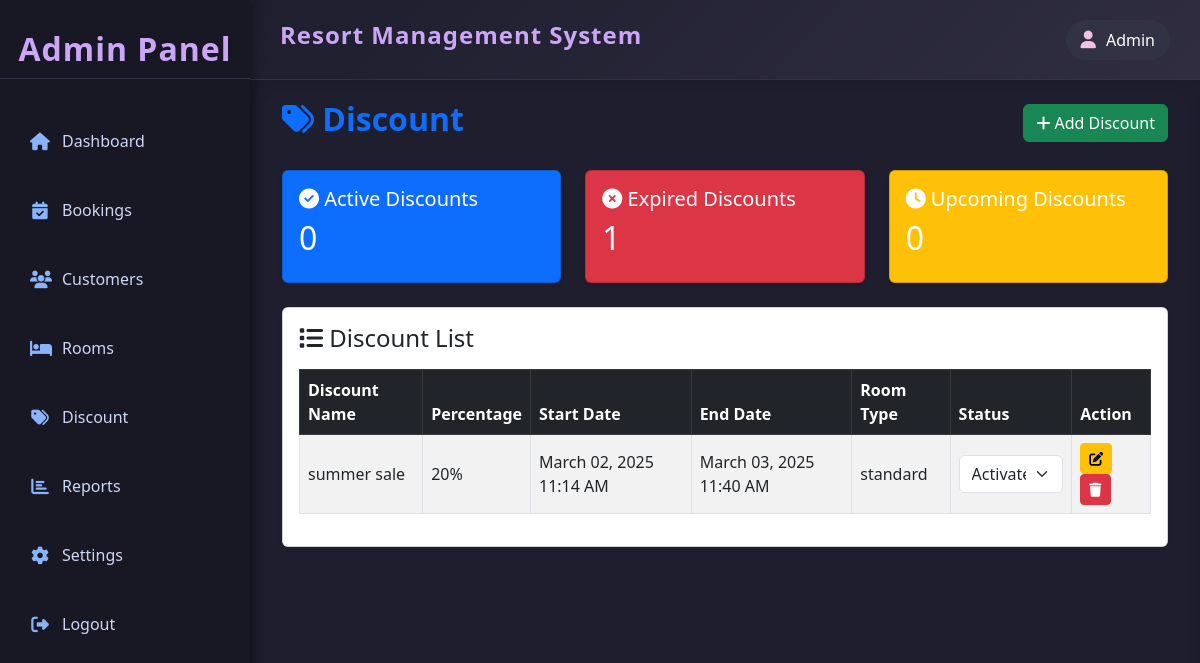
/admin/discount/index.php, run on the app's committed database.
### tables this page shows
CREATE TABLE IF NOT EXISTS `discount` (
  `discount_id` int(11) NOT NULL AUTO_INCREMENT,
  `discount_name` varchar(50) NOT NULL,
  `discount_percentage` int(11) NOT NULL,
  `discount_start` datetime NOT NULL,
  `discount_end` datetime NOT NULL,
  `discount_status` enum('activate','deactivate') NOT NULL,
  `applicable_room` enum('premium','deluxe','standard') NOT NULL,
  `created_at` datetime NOT NULL DEFAULT current_timestamp(),
  `updated_at` datetime NOT NULL DEFAULT current_timestamp(),
  PRIMARY KEY (`discount_id`)
);

### admin/includes/system_update.php (called while the page is built, shortened)
<?php
$track_query="SELECT
(SELECT COUNT(*) FROM discount WHERE discount_start<=NOW() && discount_end>=NOW()) AS active_discount,
(SELECT COUNT(*) FROM discount WHERE discount_start<NOW() && discount_end<NOW()) AS expired_discount,
(SELECT COUNT(*) FROM discount WHERE discount_start>NOW() && discount_end>NOW()) AS upcoming_discount;";
?>

### admin/discount/index.php (the view, shortened to what this page needs)
<?php
include('../../resources/database/config.php');
include("../includes/system_update.php");
$discount="SELECT * FROM discount ";
$result=mysqli_query($conn,$discount);
$track_result=mysqli_query($conn,$track_query);
$track=mysqli_fetch_assoc($track_result);
?>
<div class="content">
    <div class="container-fluid">
        <div class="d-flex justify-content-between align-items-center mb-4">
            <h2 class="fw-bold text-primary"><i class="fas fa-tags"></i> Discount</h2>
            <button class="btn btn-success"  onclick="window.location.href='create.php'">
                <i class="fas fa-plus"></i> Add Discount
            </button>
        </div>
        <div class="row mb-4">
            <div class="col-md-4">
                <div class="card text-white bg-primary shadow-sm">
                    <div class="card-body">
                        <h5 class="card-title"><i class="fas fa-check-circle"></i> Active Discounts</h5>
                        <h2><?php echo $track['active_discount'] ?></h2>
                    </div>
                </div>
            </div>
            <div class="col-md-4">
                <div class="card text-white bg-danger shadow-sm">
                    <div class="card-body">
                        <h5 class="card-title"><i class="fas fa-times-circle"></i> Expired Discounts</h5>
                        <h2><?php echo $track['expired_discount'] ?></h2>
                    </div>
                </div>
            </div>
            <div class="col-md-4">
                <div class="card text-white bg-warning shadow-sm">
                    <div class="card-body">
                        <h5 class="card-title"><i class="fas fa-clock"></i> Upcoming Discounts</h5>
                        <h2><?php echo $track['upcoming_discount'] ?></h2>
                    </div>
                </div>
            </div>
        </div>
        <div class="card shadow-sm">
            <div class="card-body">
                <h4 class="mb-3"><i class="fas fa-list"></i> Discount List</h4>
                <div class="table-responsive">
                    <table class="table table-bordered table-striped align-middle">
                        <thead class="table-dark">
                            <tr>
                                <th>Discount Name</th>
                                <th>Percentage</th>
                                <th>Start Date</th>
                                <th>End Date</th>
                                <th>Room Type</th>
                                <th>Status</th>
                                <th>Action</th>
                            </tr>
                        </thead>
                        <tbody>
                            <?php while($row=mysqli_fetch_assoc($result)){
                                $start = date("F d, Y h:i A", strtotime($row['discount_start']));
                                $end= date("F d, Y h:i A", strtotime($row['discount_end']));
                                $status=($row['discount_status'] == 'activate') ? 'selected' : '';
                                echo " <tr>
                                            <td>{$row['discount_name']}</td>
                                            <td>{$row['discount_percentage']}%</td>
                                            <td>$start</td>
                                            <td>$end</td>
                                            <td>{$row['applicable_room']}</td>
                                            <td><form action='update.php?id={$row['discount_id']}' method='POST'>
                                                <select class='form-select' name='status' onchange='this.form.submit()'>
                                                <option value='activate' ". ($status ? "selected" : "") .">Activate</option>
                                                <option value='deactivate' ". ($status ? "" : "selected") .">Deactivate</option>
                                                </select>
                                            </form>
                                            </td>
                                            <td>
                                                <a class='btn btn-sm btn-warning' href='edit.php?id={$row['discount_id']}'><i class='fas fa-edit'></i></a>
                                                <a class='btn btn-sm btn-danger' href='delete.php?id={$row['discount_id']}'><i class='fas fa-trash'></i></a>
                                            </td>
                                        </tr>";
                            } ?>
                        </tbody>
                    </table>
                </div>
            </div>
        </div>
    </div>
</div>

### data on the page
discount: discount_name "summer sale", discount_percentage "20", discount_start "March 02, 2025 11:14 AM", discount_end "March 03, 2025 11:40 AM", applicable_room "standard", status "Activate"

### other printed values
$track['active_discount'] "0"
$track['expired_discount'] "1"
$track['upcoming_discount'] "0"
